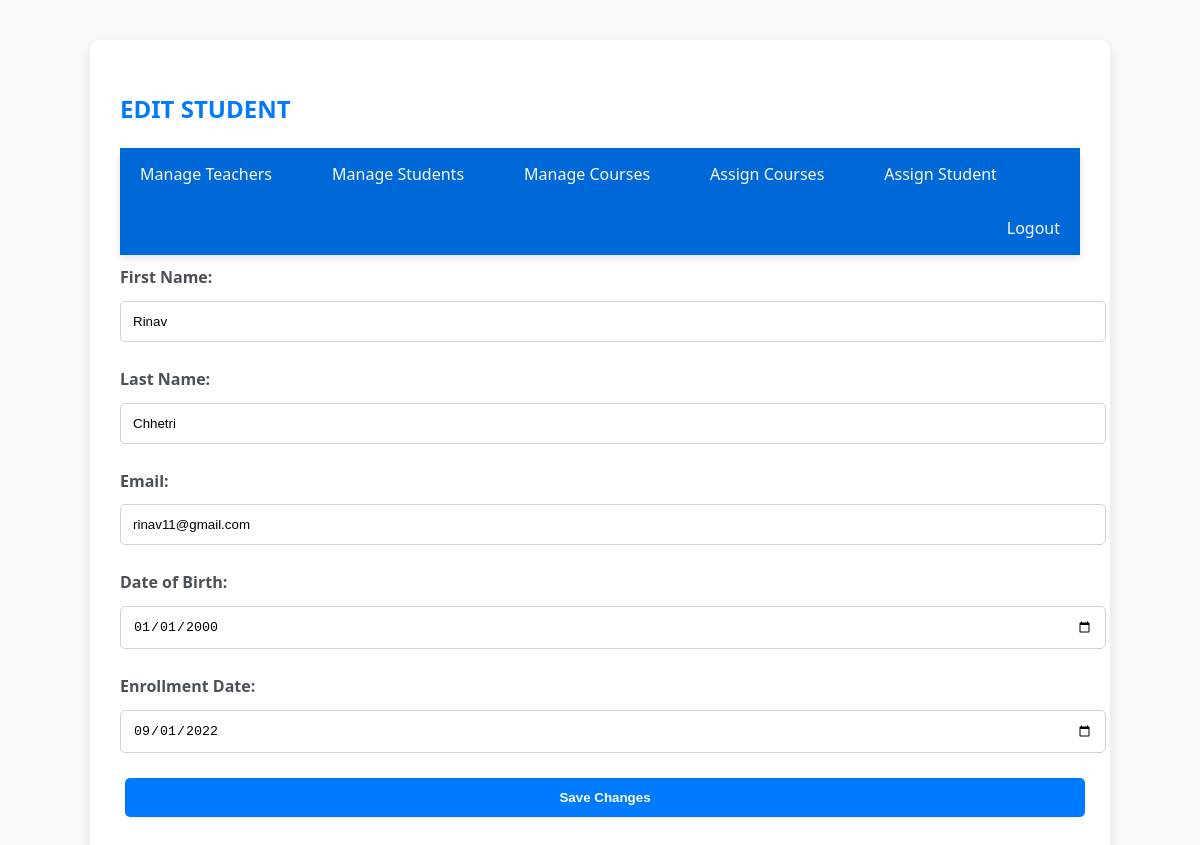
Page /superadmin/manage_students/edit.php?id=1 (signed in) on the committed database.
### tables this page shows
CREATE TABLE `students` (
  `student_id` int(11) NOT NULL,
  `first_name` varchar(50) NOT NULL,
  `last_name` varchar(50) NOT NULL,
  `email` varchar(100) NOT NULL,
  `semester` int(11) NOT NULL DEFAULT '1',
  `date_of_birth` date DEFAULT NULL,
  `enrollment_date` date DEFAULT NULL
);

### superadmin/manage_students/edit.php (the view, shortened to what this page needs)
<?php
include '../../db_connect.php';
if (isset($_GET['id'])) {
    $student_id = $_GET['id'];
    $sql = "SELECT * FROM Students WHERE student_id = ?";
    $stmt = $conn->prepare($sql);
    $stmt->bind_param("i", $student_id);
    $stmt->execute();
    $result = $stmt->get_result();
    $student = $result->fetch_assoc();
}
?>
<!DOCTYPE html>
<html>
<head>
    <link rel="stylesheet" type="text/css" href="/css/style.css">
</head>
<body>
    <div class="container">
        <h2>Edit Student</h2>
        <?php include '../components/navbar.php'; ?>
        <?php if (!empty($student)): ?>
            <form method="post">
                <label for="first_name">First Name:</label>
                <input type="text" name="first_name" value="<?php echo htmlspecialchars($student['first_name']); ?>" required><br>
                <label for="last_name">Last Name:</label>
                <input type="text" name="last_name" value="<?php echo htmlspecialchars($student['last_name']); ?>" required><br>
                <label for="email">Email:</label>
                <input type="email" name="email" value="<?php echo htmlspecialchars($student['email']); ?>" required><br>
                <label for="date_of_birth">Date of Birth:</label>
                <input type="date" name="date_of_birth" value="<?php echo htmlspecialchars($student['date_of_birth']); ?>" required><br>
                <label for="enrollment_date">Enrollment Date:</label>
                <input type="date" name="enrollment_date" value="<?php echo htmlspecialchars($student['enrollment_date']); ?>" required><br>
                <input type="submit" value="Save Changes">
            </form>
        <?php else: ?>
            <p>Student not found.</p>
        <?php endif; ?>
    </div>
</body>
</html>

### css/style.css (style rules this page uses)
body { font-family: 'Segoe UI', Tahoma, Geneva, Verdana, sans-serif; background-color: #f8f9fa; margin: 0; padding: 0; line-height: 1.6; color: #343a40; }
.container { width: 80%; margin: 40px auto; padding: 30px; background-color: #ffffff; box-shadow: 0 6px 12px rgba(0, 0, 0, 0.1); border-radius: 10px; }
h2 { color: #007bff; margin-bottom: 20px; font-weight: 700; text-transform: uppercase; }
form { margin-bottom: 20px; }
form label { display: block; margin: 10px 0 5px; font-weight: 600; color: #495057; }
form input, form select { width: 100%; padding: 12px; margin: 5px 0 15px; border: 1px solid #ced4da; border-radius: 5px; transition: border-color 0.3s, box-shadow 0.3s; }
.btn, form input[type="submit"] { min-width: 120px; padding: 12px 20px; border: none; border-radius: 5px; background-color: #007bff; color: white; cursor: pointer; transition: background-color 0.3s, transform 0.3s; display: inline-block; margin: 10px 5px; font-weight: 600; }

### rows in the picture
students: first_name "Rinav", last_name "Chhetri", email "rinav11@gmail.com", date_of_birth "01/01/2000", enrollment_date "09/01/2022"
